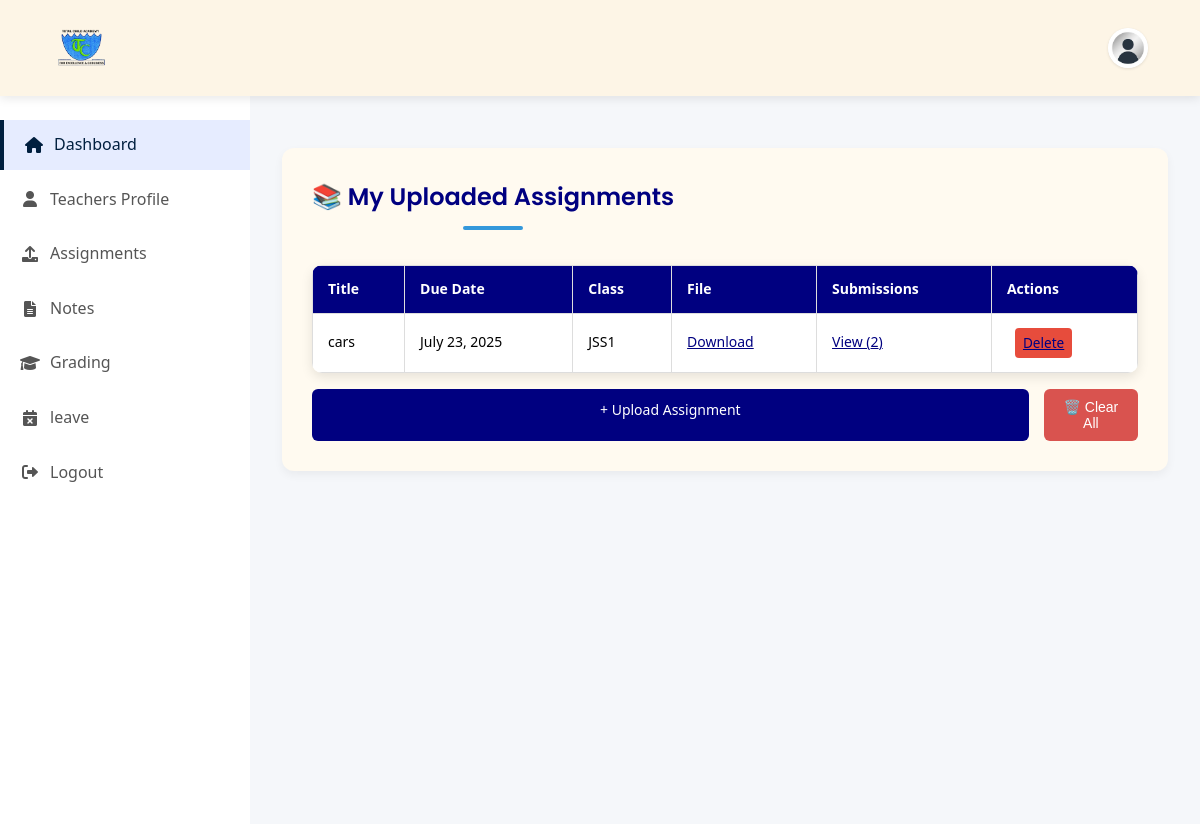
The page /my-assignments/ (signed in) on the database its author committed.
### core/models.py (models this page shows, shortened)
class Assignment(models.Model):
    title = models.CharField(max_length=100)
    description = models.TextField()
    file = models.FileField(upload_to='assignments/', blank=True, null=True)
    due_date = models.DateField()
    assigned_class = models.ForeignKey('StudentClass', on_delete=models.CASCADE,  null=True, blank=True )
    teacher = models.ForeignKey(
        settings.AUTH_USER_MODEL,
        on_delete=models.CASCADE,
        null=True, blank=True,
        limit_choices_to={'role': 'teacher'}
    )

class StudentClass(models.Model):
    GRADE_CHOICES = [
        ('P1', 'Primary 1'),
        ('P2', 'Primary 2'),
        ('P3', 'Primary 3'),
        ('P4', 'Primary 4'),
        ('P5', 'Primary 5'),
        ('P6', 'Primary 6'),
        ('JSS1', 'Secondary 1'),
        ('JSS2', 'Secondary 2'),
        ('JSS3', 'Secondary 3'),
        ('SS1', 'Secondary 1'),
        ('SS2', 'Secondary 2'),
        ('SS3', 'Secondary 3')
    ]
    name = models.CharField(max_length=50)
    grade = models.CharField(max_length=20, choices=GRADE_CHOICES)
    class_teacher = models.ForeignKey('TeacherProfile', on_delete=models.SET_NULL, null=True)

### core/views.py (the view)
# urls.py: path('my-assignments/', views.my_assignments, name='my_assignments'),
@login_required
def my_assignments(request):
    if request.user.role != 'teacher':
        return render(request, 'core/unauthorized.html', status=403)
    assignments = Assignment.objects.filter(teacher=request.user).order_by('-due_date')
    if 'delete' in request.GET:
        assignment_id = request.GET.get('delete')
        assignment = get_object_or_404(Assignment, id=assignment_id, teacher=request.user)
        assignment.delete()
        return redirect('my_assignments')
    if 'clear_all' in request.POST:
        Assignment.objects.filter(teacher=request.user).delete()
        return redirect('my_assignments')
    return render(request, 'core/my_assignments.html', {
        'assignments': assignments
    })

### core/templates/core/my_assignments.html (shortened to what this page needs)
{% extends "core/dashboard2.html" %}
{% block content %}
<div class="assignments-container">
    <div class="assignments-header">
        <h2 class="section-title">📚 My Uploaded Assignments</h2>
    </div>
    {% if assignments %}
        <div class="table-wrapper">
            <table class="styled-table">
                <thead>
                    <tr>
                        <th>Title</th>
                        <th>Due Date</th>
                        <th>Class</th>
                        <th>File</th>
                        <th>Submissions</th>
                        <th>Actions</th>
                    </tr>
                </thead>
                <tbody>
                    {% for assignment in assignments %}
                        <tr>
                            <td>{{ assignment.title }}</td>
                            <td>{{ assignment.due_date|date:"F j, Y" }}</td>
                            <td>{{ assignment.assigned_class.name }}</td>
                            <td>
                                {% if assignment.file %}
                                    <a href="{{ assignment.file.url }}" target="_blank" class="file-link">Download</a>
                                {% else %}
                                    <span class="no-file">No file</span>
                                {% endif %}
                            </td>
                            <td>
                                <a href="{% url 'teacher_view_submissions' assignment.id %}" class="submissions-link">
                                    View ({{ assignment.submission_set.count }})
                                </a>
                            </td>
                            <td>
                                <a href="?delete={{ assignment.id }}" class="delete-link" onclick="return confirm('Delete this assignment?')">Delete</a>
                            </td>
                        </tr>
                    {% endfor %}
                </tbody>
            </table>
        </div>
    {% else %}
        <p class="no-assignment-msg">You haven’t uploaded any assignments yet.</p>
    {% endif %}
    <div class="btn-group">
            <a href="{% url 'create_assignment' %}" class="btn upload-btn">+ Upload Assignment</a>
            <form method="post" class="clear-form">
                <button type="submit" name="clear_all" class="btn clear-btn" onclick="return confirm('Are you sure you want to delete all assignments?')">
                    🗑️ Clear All
                </button>
            </form>
        </div>
    </div>
{% endblock %}

### rows shown on the page
Assignment: title "cars", due_date "July 23, 2025", assigned_class.name "JSS1", submission_set.count "2"
